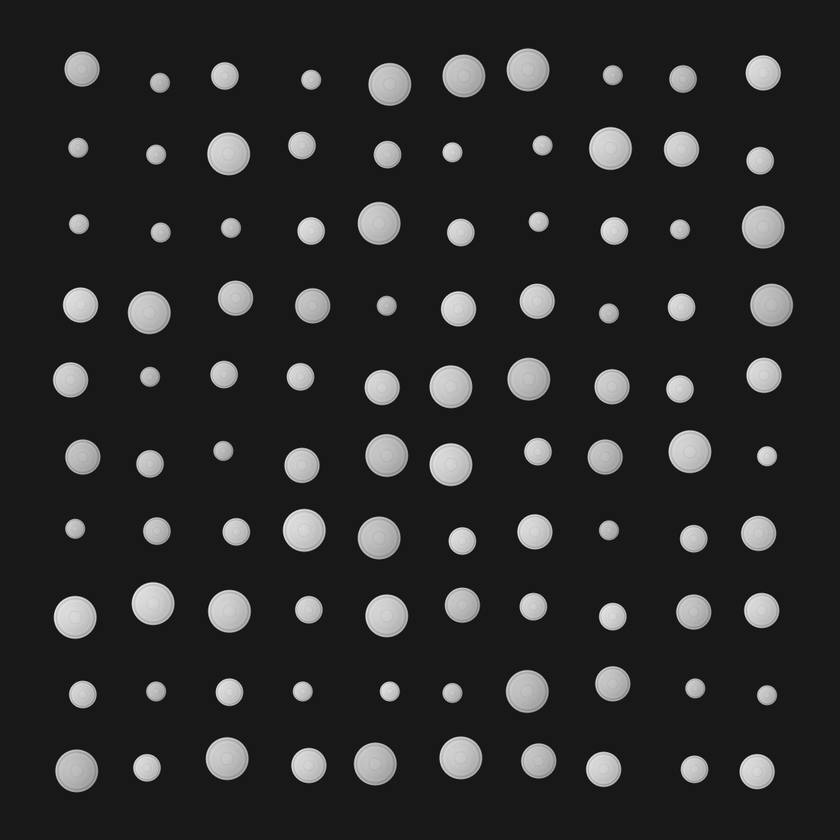
#> input picture soal3/data/koin_100.png, 840 x 840 px, shrunk from 1100 x 1100 before the run
$ python main.py
#> lines starting #> are read from the running program, lines starting #| are printed output that depends on the picture; after the words box and inside, x2 and y2 are one past the last pixel; in counts of white or black regions, pixels touching at a corner belong together
"""Soal 3: menghitung koin menurut ukuran menggunakan regionprops.

Asumsi soal: latar seragam dan setiap koin terpisah/tidak bersentuhan.
Ukuran adalah diameter ekuivalen dalam piksel, bukan nilai nominal mata uang.
"""

from __future__ import annotations

import argparse
import csv
import json
import sys
from pathlib import Path

import matplotlib

matplotlib.use("Agg")
import matplotlib.pyplot as plt
import numpy as np
from PIL import Image, ImageOps
from scipy import ndimage
from skimage import color, filters, measure, segmentation, util

SOAL_DIR = Path(__file__).resolve().parent


def baca_citra(path: Path) -> tuple[np.ndarray, np.ndarray]:
    """Baca grayscale/RGB/RGBA; transparansi dikompositkan di atas putih."""
    if not path.is_file():
        raise ValueError(f"Berkas citra tidak ditemukan: {path}")
    with Image.open(path) as source:
        source = ImageOps.exif_transpose(source)
        if source.mode in ("RGBA", "LA") or "transparency" in source.info:
            rgba = source.convert("RGBA")
            background = Image.new("RGBA", rgba.size, (255, 255, 255, 255))
            data = np.asarray(Image.alpha_composite(background, rgba).convert("RGB"))
        elif source.mode in ("1", "L", "I", "F") or source.mode.startswith("I;16"):
            data = np.asarray(source)
        else:
            data = np.asarray(source.convert("RGB"))

    if data.ndim not in (2, 3) or min(data.shape[:2]) < 3:
        raise ValueError("Citra harus berukuran minimal 3 x 3 piksel.")
    if not np.isfinite(data).all():
        raise ValueError("Citra mengandung nilai NaN atau tak hingga.")
    if data.ndim == 3:
        original = util.img_as_float(data)
        gray = color.rgb2gray(original)
    else:
        gray = data.astype(np.float64)
        original = gray.copy()

    low, high = float(gray.min()), float(gray.max())
    if high <= low:
        raise ValueError("Citra seragam seluruhnya; tidak ada koin yang dapat dipisahkan.")
    # Normalisasi membuat ambang Otsu dapat dilaporkan pada rentang 0..1.
    gray = (gray - low) / (high - low)
    if data.ndim == 2:
        original = gray.copy()
    return original, gray


def segmentasi_koin(
    gray: np.ndarray,
    min_area: int,
    *,
    method: str = "otsu",
    marker_low: float = 0.12,
    marker_high: float = 0.6,
) -> tuple[np.ndarray, dict]:
    """Otsu untuk latar seragam; watershed opsional untuk gradien pencahayaan.

    Watershed mengikuti gradien Sobel dari penanda latar dan objek.
    Ambang penanda memakai intensitas ternormalisasi setelah penyesuaian
    polaritas, sehingga objek diharapkan terang. Ambang perlu disesuaikan
    pada foto lain; metode ini tidak menjamin pemisahan koin bersentuhan.
    """
    if method not in ("otsu", "watershed"):
        raise ValueError("Metode segmentasi harus otsu atau watershed.")
    if method == "watershed" and not (0 <= marker_low < marker_high <= 1):
        raise ValueError("Penanda harus memenuhi 0 <= marker-low < marker-high <= 1.")
    threshold = float(filters.threshold_otsu(gray))
    bright = gray > threshold
    border = np.concatenate((bright[0], bright[-1], bright[1:-1, 0], bright[1:-1, -1]))
    background_is_bright = float(border.mean()) >= 0.5
    foreground = ~bright if background_is_bright else bright
    marker_metadata = {}
    if method == "watershed":
        contrast = 1.0 - gray if background_is_bright else gray
        markers = np.zeros(gray.shape, dtype=np.int32)
        markers[contrast < marker_low] = 1  # Latar yang diyakini.
        markers[contrast > marker_high] = 2  # Bagian terang dalam koin.
        if not np.any(markers == 1) or not np.any(markers == 2):
            raise ValueError(
                "Penanda latar atau objek kosong; sesuaikan --marker-low dan --marker-high."
            )
        foreground = segmentation.watershed(filters.sobel(contrast), markers) == 2
        marker_metadata = {
            "ambang_penanda_latar": marker_low,
            "ambang_penanda_objek": marker_high,
            "jumlah_piksel_penanda_latar": int(np.count_nonzero(markers == 1)),
            "jumlah_piksel_penanda_objek": int(np.count_nonzero(markers == 2)),
            "gradien": "Sobel",
        }
    foreground = ndimage.binary_fill_holes(foreground)

    initial_labels = measure.label(foreground, connectivity=2)
    areas = np.bincount(initial_labels.ravel())
    keep = areas >= min_area
    keep[0] = False
    mask = keep[initial_labels]
    labels = measure.label(mask, connectivity=2)
    if labels.max() == 0:
        raise ValueError(
            "Tidak ada koin setelah penyaringan luas. Periksa citra atau turunkan --min-area."
        )

    metadata = {
        "metode": (
            "Watershed gradien Sobel + penanda intensitas + polaritas bingkai"
            " + isi lubang + filter luas + komponen 8-tetangga"
            if method == "watershed" else
            "Otsu + polaritas bingkai + isi lubang + filter luas + komponen 8-tetangga"
        ),
        "ambang_otsu_gray_normalisasi": threshold,
        "latar": "terang" if background_is_bright else "gelap",
        "fraksi_bingkai_terang": float(border.mean()),
        "luas_minimum_px2": min_area,
        "jumlah_komponen_dibuang": int(np.count_nonzero(areas[1:] < min_area)),
        **marker_metadata,
    }
    return labels, metadata


def ukur_objek(labels: np.ndarray) -> list[dict]:
    """Ukur setiap komponen dengan skimage.measure.regionprops."""
    objects = []
    for region in measure.regionprops(labels):
        y, x = region.centroid
        y_min, x_min, y_max, x_max = region.bbox
        objects.append(
            {
                "id_objek": int(region.label),
                "kelompok_ukuran": 0,
                "luas_px2": int(region.area),
                "diameter_ekuivalen_px": float(region.equivalent_diameter_area),
                "centroid_x_px": float(x),
                "centroid_y_px": float(y),
                "bbox_x_min_px": int(x_min),
                "bbox_y_min_px": int(y_min),
                "bbox_x_max_eksklusif_px": int(x_max),
                "bbox_y_max_eksklusif_px": int(y_max),
            }
        )
    return objects


def kelompokkan_ukuran(objects: list[dict], tolerance: float) -> list[dict]:
    """Kelompokkan diameter kecil ke besar dengan toleransi relatif median.

    Calon koin ditambahkan ke kelompok terakhir hanya jika SETIAP diameter
    dalam calon kelompok berjarak <= tolerance * median calon kelompok.
    Aturan ini deterministik dan membatasi efek rantai ukuran yang berdekatan.
    Nomor kelompok 1 selalu menunjukkan ukuran terkecil.
    """
    ordered = sorted(objects, key=lambda item: (item["diameter_ekuivalen_px"], item["id_objek"]))
    groups: list[list[dict]] = []
    for obj in ordered:
        if not groups:
            groups.append([obj])
            continue
        candidate = groups[-1] + [obj]
        diameters = np.array([item["diameter_ekuivalen_px"] for item in candidate])
        median = float(np.median(diameters))
        if np.all(np.abs(diameters - median) <= tolerance * median + 1e-12):
            groups[-1].append(obj)
        else:
            groups.append([obj])

    summaries = []
    for size_id, group in enumerate(groups, start=1):
        for obj in group:
            obj["kelompok_ukuran"] = size_id
        diameters = [obj["diameter_ekuivalen_px"] for obj in group]
        summaries.append(
            {
                "kelompok_ukuran": size_id,
                "jumlah_koin": len(group),
                "diameter_median_px": float(np.median(diameters)),
                "diameter_rata_rata_px": float(np.mean(diameters)),
                "diameter_min_px": float(np.min(diameters)),
                "diameter_max_px": float(np.max(diameters)),
                "id_objek": sorted(obj["id_objek"] for obj in group),
            }
        )
    return summaries


def gambar_anotasi(ax, original: np.ndarray, objects: list[dict]) -> None:
    """Tampilkan ID objek dan kelompok ukuran pada pusat masing-masing koin."""
    ax.imshow(original, cmap="gray", vmin=0, vmax=1)
    palette = plt.get_cmap("tab10")
    for obj in objects:
        size_id = obj["kelompok_ukuran"]
        x, y = obj["centroid_x_px"], obj["centroid_y_px"]
        radius = obj["diameter_ekuivalen_px"] / 2
        ax.add_patch(plt.Circle((x, y), radius, fill=False, color=palette((size_id - 1) % 10), lw=1))
        ax.text(
            x,
            y,
            f'{obj["id_objek"]}/K{size_id}',
            ha="center",
            va="center",
            fontsize=5,
            color="white",
            bbox={"facecolor": "black", "alpha": 0.65, "pad": 0.5, "edgecolor": "none"},
        )
    ax.set_axis_off()


def simpan_hasil(
    output_dir: Path,
    original: np.ndarray,
    labels: np.ndarray,
    objects: list[dict],
    summary: dict,
) -> None:
    """Simpan citra, pengukuran tanpa pembulatan, dan ringkasan yang dapat diaudit."""
    output_dir.mkdir(parents=True, exist_ok=True)
    Image.fromarray(((labels > 0) * 255).astype(np.uint8)).save(output_dir / "mask_koin.png")
    colored_labels = color.label2rgb(labels, bg_label=0, bg_color=(0, 0, 0))
    Image.fromarray(util.img_as_ubyte(colored_labels)).save(output_dir / "label_koin.png")

    height, width = labels.shape
    scale = min(14 / max(height, width), 1 / 100)
    fig, ax = plt.subplots(figsize=(max(width * scale, 4), max(height * scale, 4)))
    gambar_anotasi(ax, original, objects)
    ax.set_title(f'{len(objects)} koin; label = ID/Kelompok ukuran', fontsize=10)
    fig.tight_layout()
    fig.savefig(output_dir / "anotasi_koin.png", dpi=180, bbox_inches="tight")
    plt.close(fig)

    fig, axes = plt.subplots(1, 3, figsize=(18, 6))
    axes[0].imshow(original, cmap="gray", vmin=0, vmax=1)
    axes[0].set_title("Citra masukan")
    axes[1].imshow(labels > 0, cmap="gray", vmin=0, vmax=1)
    axes[1].set_title("Mask koin (putih = objek)")
    gambar_anotasi(axes[2], original, objects)
    axes[2].set_title(f'{len(objects)} koin / {summary["jumlah_kelompok_ukuran"]} ukuran')
    for ax in axes:
        ax.set_axis_off()
    counts = "; ".join(f'K{g["kelompok_ukuran"]}: {g["jumlah_koin"]}' for g in summary["kelompok_ukuran"])
    fig.suptitle(f"Hasil soal 3 — {counts}", fontsize=11, wrap=True)
    fig.tight_layout(rect=(0, 0, 1, 0.94))
    fig.savefig(output_dir / "ringkasan_visual.png", dpi=150, bbox_inches="tight")
    plt.close(fig)

    with (output_dir / "objek_koin.csv").open("w", encoding="utf-8", newline="") as stream:
        writer = csv.DictWriter(stream, fieldnames=list(objects[0]))
        writer.writeheader()
        writer.writerows(objects)
    with (output_dir / "ringkasan.json").open("w", encoding="utf-8") as stream:
        json.dump(summary, stream, ensure_ascii=False, indent=2, allow_nan=False)
        stream.write("\n")


def main(argv: list[str] | None = None) -> int:
    parser = argparse.ArgumentParser(description=__doc__)
    parser.add_argument("--input", type=Path, default=SOAL_DIR / "data" / "koin_100.png", help="Citra koin masukan.")
    parser.add_argument("--output-dir", type=Path, default=SOAL_DIR / "hasil", help="Folder hasil.")
    parser.add_argument(
        "--method", choices=("otsu", "watershed"), default="otsu",
        help="Otsu untuk soal utama; watershed untuk uji tambahan pencahayaan tidak merata.",
    )
    parser.add_argument("--marker-low", type=float, default=0.12, help="Ambang penanda latar watershed (0..1).")
    parser.add_argument("--marker-high", type=float, default=0.6, help="Ambang penanda objek watershed (0..1).")
    parser.add_argument(
        "--size-tolerance", type=float, default=0.08,
        help="Toleransi relatif diameter terhadap median kelompok; 0.08 berarti 8%% (default).",
    )
    parser.add_argument("--min-area", type=int, default=50, help="Luas minimum objek dalam piksel (default: 50).")
    parser.add_argument(
        "--expected-count", type=int, default=100,
        help="Jumlah koin yang diharapkan; hanya untuk peringatan, 0 menonaktifkan (default: 100).",
    )
    args = parser.parse_args(argv)
    if not np.isfinite(args.size_tolerance) or not 0 <= args.size_tolerance < 1:
        parser.error("--size-tolerance harus bernilai 0 sampai kurang dari 1.")
    if args.min_area < 1:
        parser.error("--min-area harus minimal 1.")
    if args.expected_count < 0:
        parser.error("--expected-count tidak boleh negatif.")

    try:
        original, gray = baca_citra(args.input)
#> in baca_citra, source is the input picture: PIL image 840x840 L; min 8, max 234, mean 43.4
#> in baca_citra, `low, high = float(gray.min()), float(gray.max())`: low = 8; high = 234
        labels, segmentation_info = segmentasi_koin(
            gray, args.min_area, method=args.method,
            marker_low=args.marker_low, marker_high=args.marker_high,
        )
#> in segmentasi_koin, `threshold = float(filters.threshold_otsu(gray))`: threshold = 0.428
#> in segmentasi_koin, `bright = gray > threshold`:
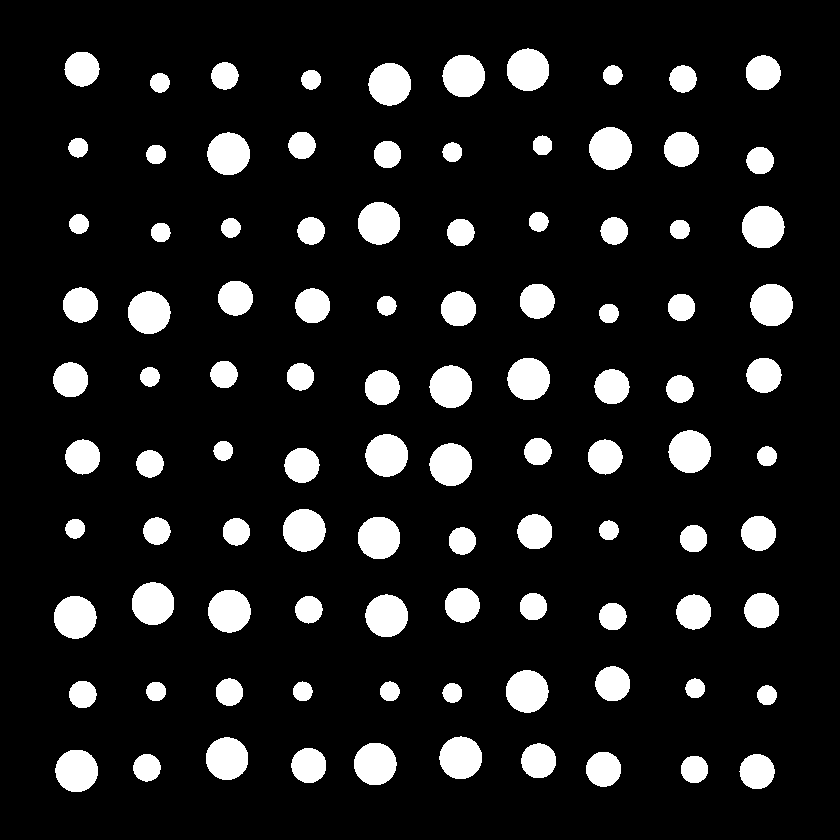
#> bright: shape (840, 840) bool; 11.7% white; 100 white regions, largest, box (x1, y1, x2, y2) and area: (208, 590, 251, 633) 1444, (283, 509, 326, 552) 1443, (589, 127, 632, 170) 1441
#> in segmentasi_koin, `background_is_bright = float(border.mean()) >= 0.5`: background_is_bright = False
#> in segmentasi_koin, `initial_labels = measure.label(foreground, connectivity=2)`:
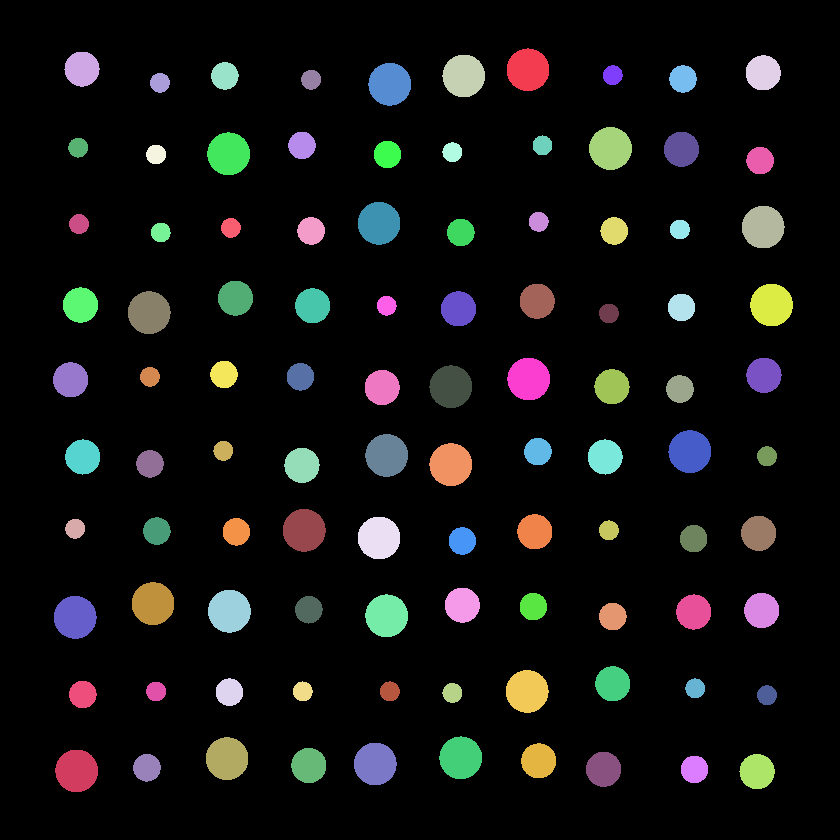
#> initial_labels: shape (840, 840) int32; 101 distinct labels, from 0 to 100; one colour per label, 0 black
#> in segmentasi_koin, `areas = np.bincount(initial_labels.ravel())`: areas = 101 values, max 622882 at index 0, min 304 at index 15, mean 6986.1
#> segmentation_info = 6 items
        objects = ukur_objek(labels)
#> the loop in ukur_objek, `for region in measure.regionprops(labels):` made 100 passes
#> (y, x, y_min, x_min, y_max, x_max) on passes 1 to 8: (69.34, 527.5, 48, 507, 91, 549), (68.57, 81.52, 52, 64, 87, 100), (75.45, 463.3, 55, 442, 97, 485), (72.33, 762.7, 55, 746, 90, 781), (75.43, 224.3, 62, 211, 90, 239), (83.81, 389.3, 63, 368, 106, 411), (74.7, 612.3, 65, 603, 85, 623), (78.48, 682.6, 65, 669, 93, 697)
#> after the loop in ukur_objek, `for region in measure.regionprops(labels):`: objects = 100 items
#> objects = 100 items
        groups = kelompokkan_ukuran(objects, args.size_tolerance)
#> the loop in kelompokkan_ukuran, `for obj in ordered:` made 100 passes
#> median on passes 10 to 17: 19.8, 19.8, 19.8, 19.8, 19.8, 19.8, 19.8, 19.8
#> after the loop in kelompokkan_ukuran, `for obj in ordered:`: groups = 4 items
#> the loop in kelompokkan_ukuran, `for size_id, group in enumerate(groups, start=1):` made 4 passes
#> after the loop in kelompokkan_ukuran, `for size_id, group in enumerate(groups, start=1):`: obj = 10 items; summaries = 4 items
#> groups = 4 items
        warnings = []
        if args.expected_count and len(objects) != args.expected_count:
            warnings.append(
                f"Terdeteksi {len(objects)} koin; jumlah yang diharapkan {args.expected_count}. "
                "Periksa mask, min-area, serta apakah ada koin bersentuhan."
            )
        input_label = args.input.resolve()
        try:
            input_label = input_label.relative_to(SOAL_DIR.parent)
        except ValueError:
            pass
        summary = {
            "soal": 3,
            "input": input_label.as_posix(),
            "tinggi_citra_px": int(labels.shape[0]),
            "lebar_citra_px": int(labels.shape[1]),
            "asumsi": (
                "Koin utuh dan terpisah pada latar polos dengan gradien pencahayaan; "
                "penanda intensitas harus sesuai; ukuran pada skala citra yang sama."
                if args.method == "watershed" else
                "Latar seragam, koin terpisah, ukuran dibandingkan pada skala citra yang sama."
            ),
            "jumlah_koin": len(objects),
            "jumlah_diharapkan": args.expected_count if args.expected_count else None,
            "jumlah_sesuai_harapan": len(objects) == args.expected_count if args.expected_count else None,
            "jumlah_kelompok_ukuran": len(groups),
            "definisi_ukuran": "Diameter ekuivalen = sqrt(4 * luas / pi), satuan piksel.",
            "metode_pengelompokan": "Urut diameter menaik; semua anggota berjarak <= toleransi * median calon kelompok.",
            "toleransi_ukuran_relatif": args.size_tolerance,
            "segmentasi": segmentation_info,
            "kelompok_ukuran": groups,
            "peringatan": warnings,
            "berkas_hasil": [
                "mask_koin.png", "label_koin.png", "anotasi_koin.png",
                "ringkasan_visual.png", "objek_koin.csv", "ringkasan.json",
            ],
        }
        if args.input.resolve() in {args.output_dir.resolve() / name for name in summary["berkas_hasil"]}:
            raise ValueError("Folder keluaran akan menimpa citra masukan; gunakan --output-dir lain.")
        simpan_hasil(args.output_dir, original, labels, objects, summary)
#> in simpan_hasil, `colored_labels = color.label2rgb(labels, bg_label=0, bg_color=(0, 0, 0))`:
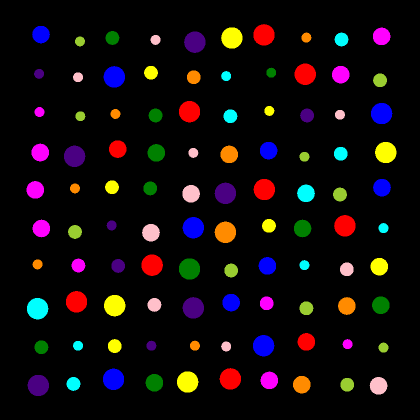
#> colored_labels: shape (840, 840, 3) float64 (shown at 1/2 size); mean R, G, B 0.0683, 0.0441, 0.0508
#> the loop in gambar_anotasi, `for obj in objects:` made 100 passes
#> (size_id, x, y, radius) on passes 1 to 8: (4, 527.5, 69.34, 21.31), (3, 81.52, 68.57, 17.47), (4, 463.3, 75.45, 21.29), (3, 762.7, 72.33, 17.58), (2, 224.3, 75.43, 13.8), (4, 389.3, 83.81, 21.37), (1, 612.3, 74.7, 9.92), (2, 682.6, 78.48, 13.76)
#> in simpan_hasil, `fig.savefig(output_dir / "anotasi_koin.png", dpi=180, bbox_inches="tig..`:
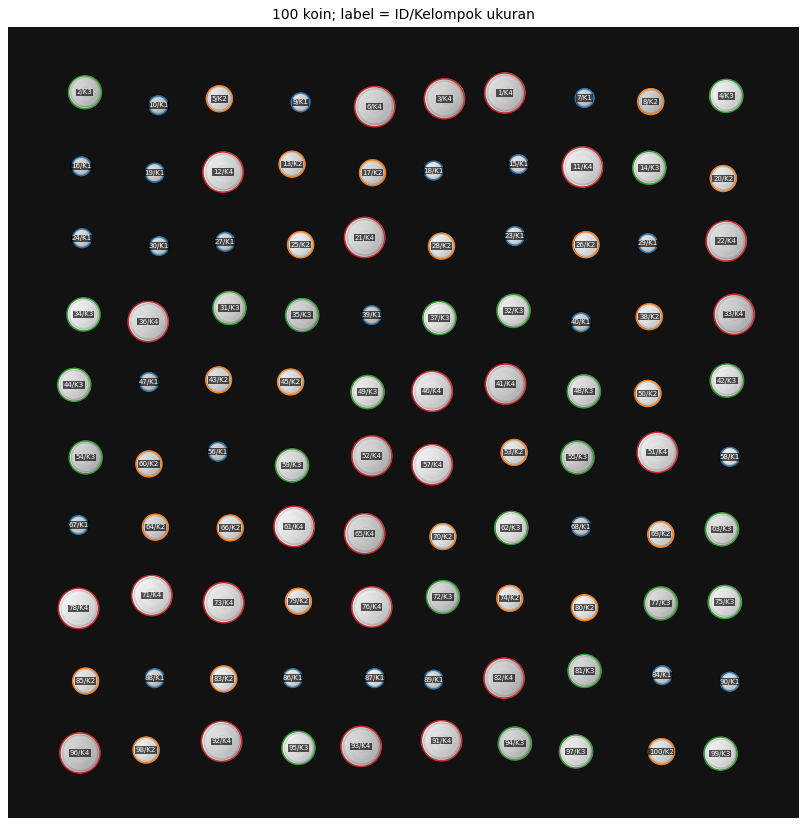
#> figure drawn by matplotlib, 1 panel
#> the loop in gambar_anotasi (call 2), `for obj in objects:` made 100 passes
#> the loop in simpan_hasil, `for ax in axes:` made 3 passes
#> in simpan_hasil, `fig.savefig(output_dir / "ringkasan_visual.png", dpi=150, bbox_inches=..`:
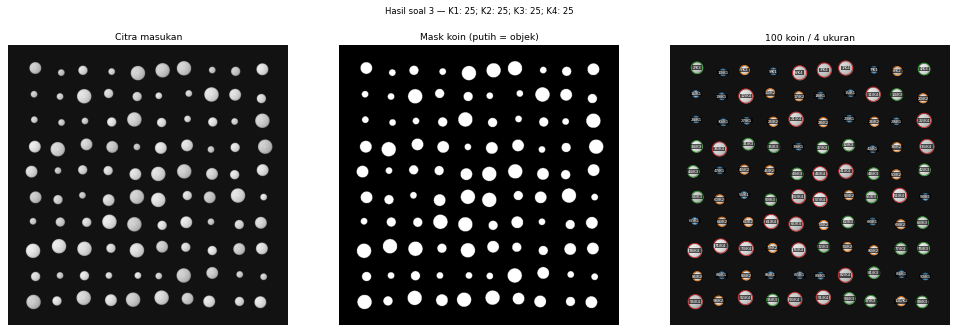
#> figure drawn by matplotlib, 3 panels
    except (OSError, ValueError) as exc:
        print(f"Kesalahan: {exc}", file=sys.stderr)
        return 2

    print(f"Jumlah koin terdeteksi: {len(objects)}")
#| Jumlah koin terdeteksi: 100
    for group in groups:
        print(
            f'K{group["kelompok_ukuran"]}: {group["jumlah_koin"]} koin, '
            f'diameter median {group["diameter_median_px"]:.2f} px'
        )
#> this loop made 4 passes
#| K1: 25 koin, diameter median 19.84 px
#| K2: 25 koin, diameter median 27.52 px
#| K3: 25 koin, diameter median 35.14 px
#| K4: 25 koin, diameter median 42.74 px
    for warning in warnings:
        print(f"Peringatan: {warning}", file=sys.stderr)
    print(f"Hasil tersimpan di: {args.output_dir.resolve()}")
    return 0


if __name__ == "__main__":
    raise SystemExit(main())
#> (the program exits here)
